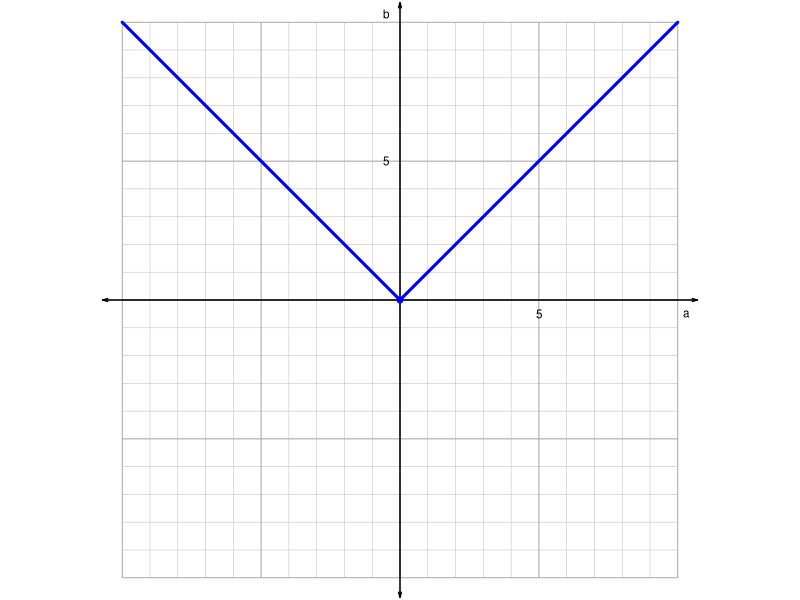
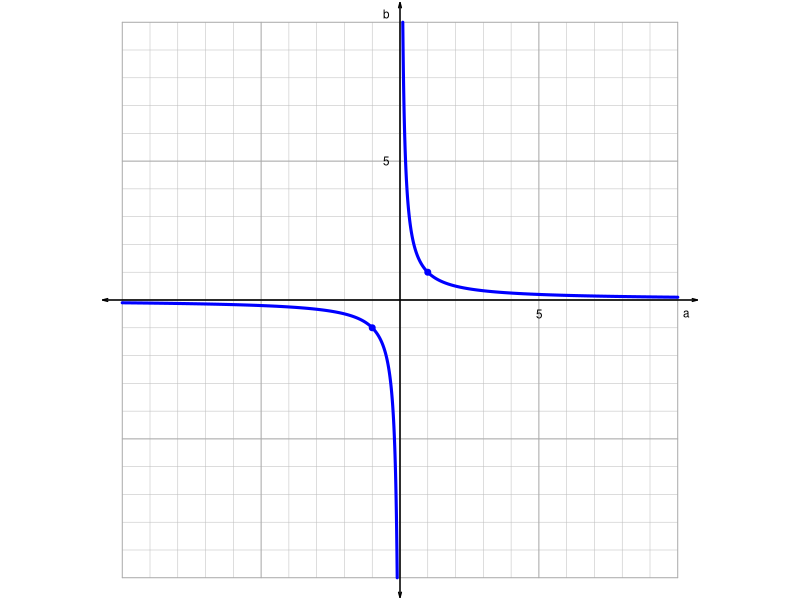
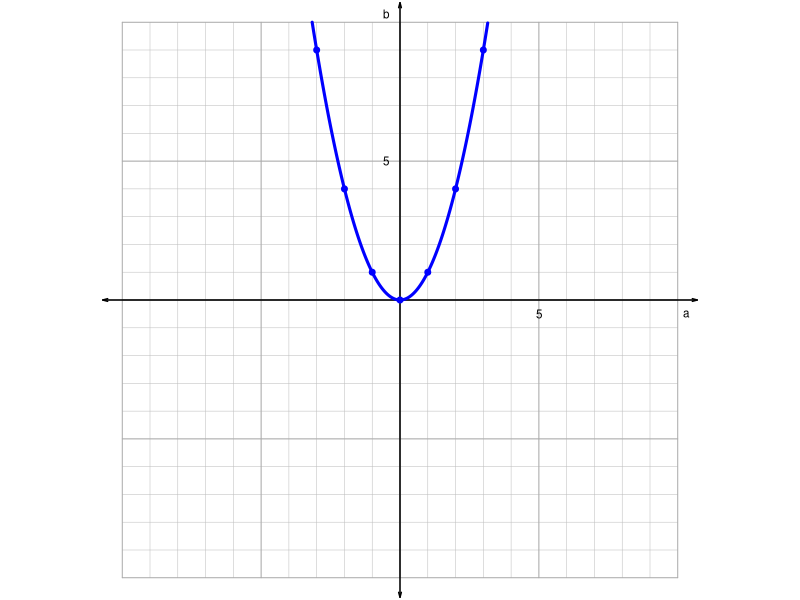
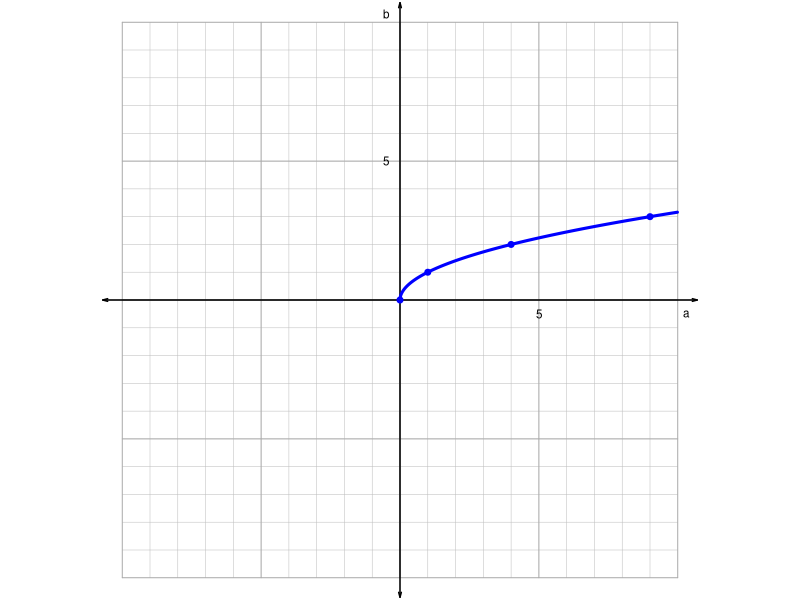
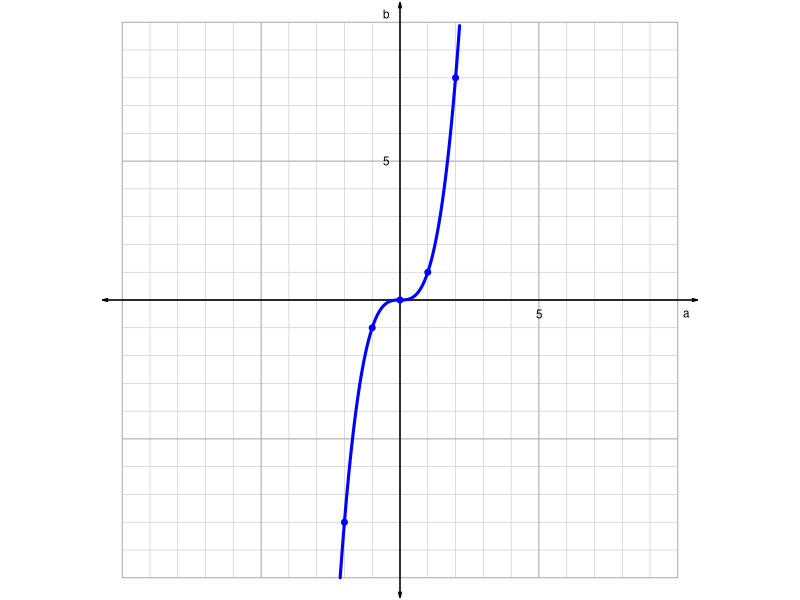
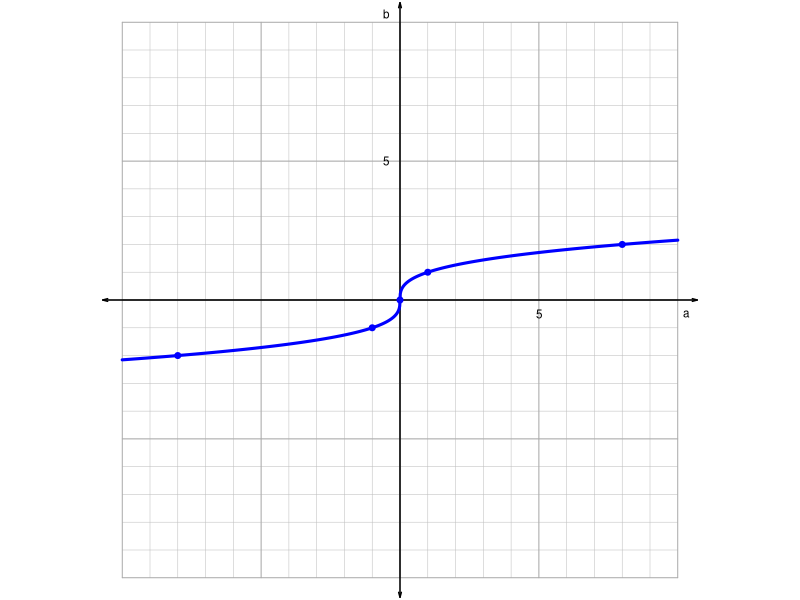
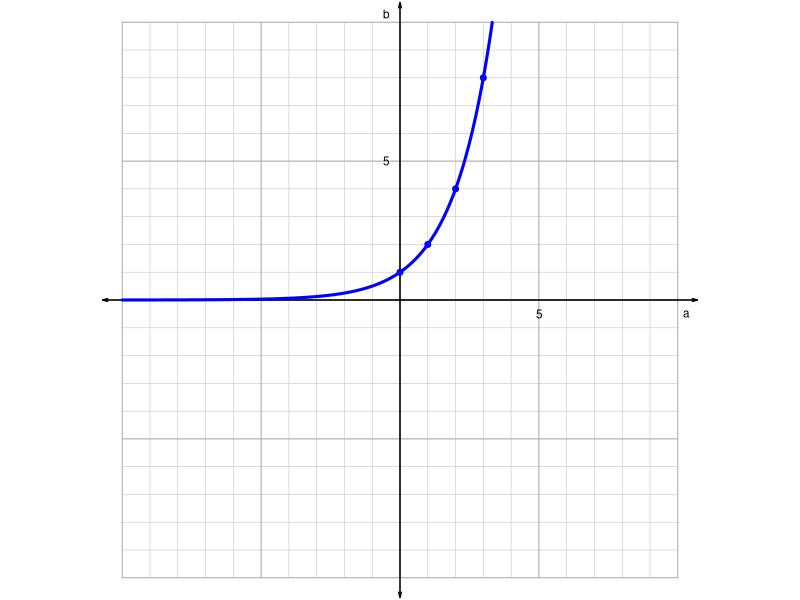
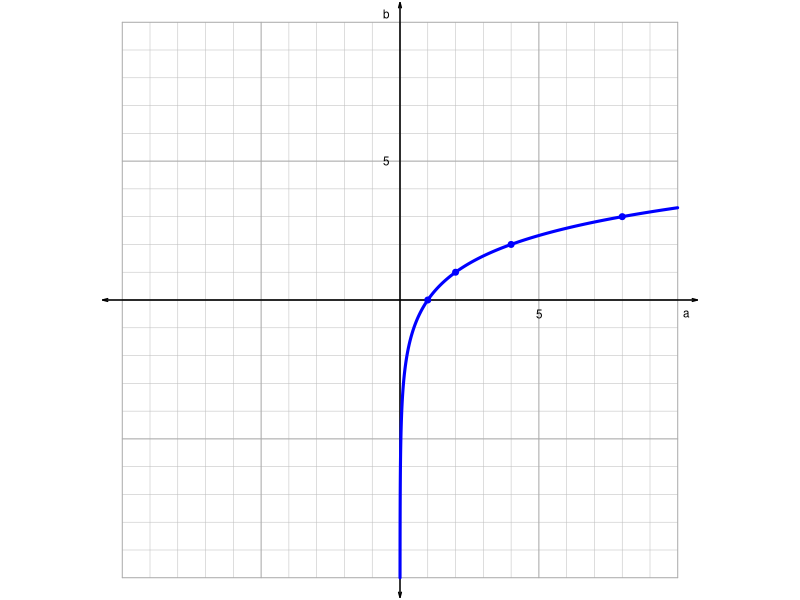

Reproduce these figures in R, in order.
## ---- chunk 1
fdim = 3
## ---- chunk 2
startit = function(){
    par(mar=c(0,0,0,0),oma=c(0,0,0,0),pty="s")
    plot(0,0,"n",xlim=c(-10,10),ylim=c(-10,10),axes=F,ann=F)
    for(i in -10:10){
        lines(c(-10,10),c(i,i),col="grey",lwd=0.5)
        lines(c(i,i),c(-10,10),col="grey",lwd=0.5)
    }
    for(i in seq(-10,10,5)){
        lines(c(-10,10),c(i,i),col="darkgrey",lwd=0.8)
        lines(c(i,i),c(-10,10),col="darkgrey",lwd=0.8)
    }
    arrows(-10.7,0,10.7,0,0.05,15,3,lwd=1.5)
    arrows(0,-10.7,0,10.7,0.05,15,3,lwd=1.5)
    text(5,-0.5,"5",cex=0.7)
    text(-0.5,5,"5",cex=0.7)
    text(10.3,-0.5,"a",cex=0.7)
    text(-0.5,10.3,"b",cex=0.7)
}
startit()
x = seq(-10,10,0.1)
y = abs(x)
lines(x,y,lwd=3,col="blue")
xp = 0
yp = 0
points(yp,xp,pch=19,col="blue",cex=0.8)
## ---- chunk 3
startit()
x1 = seq(-10,-1/10,0.01)
y1 = 1/x1
lines(x1,y1,lwd=3,col="blue")
x2 = seq(1/10,10,0.01)
y2 = 1/x2
lines(x2,y2,lwd=3,col="blue")
xp = c(-1,1)
yp = 1/xp
points(yp,xp,pch=19,col="blue",cex=0.8)
## ---- chunk 4
startit()
x = seq(-sqrt(10),sqrt(10),0.01)
y = x^2
lines(x,y,lwd=3,col="blue")
xp = -3:3
yp = xp^2
points(xp,yp,pch=19,col="blue",cex=0.8)
## ---- chunk 5
startit()
x = seq(0,sqrt(10),0.01)
y = x^2
lines(y,x,lwd=3,col="blue")
xp = 0:3
yp = xp^2
points(yp,xp,pch=19,col="blue",cex=0.8)
## ---- chunk 6
startit()
x = seq(-10^(1/3),10^(1/3),0.01)
y = x^3
lines(x,y,lwd=3,col="blue")
xp = -2:2
yp = xp^3
points(xp,yp,pch=19,col="blue",cex=0.8)
## ---- chunk 7
startit()
x = seq(-10,10,0.01)
y = sign(x)*abs(x)^(1/3)
lines(x,y,lwd=3,col="blue")
xp = c(-8,-1,0,1,8)
yp = sign(xp)*abs(xp)^(1/3)
points(xp,yp,pch=19,col="blue",cex=0.8)
## ---- chunk 8
startit()
x = seq(-10,log(10)/log(2),0.001)
y = 2^x
lines(x,y,lwd=3,col="blue")
xp = c(0,1,2,3)
yp = 2^xp
points(xp,yp,pch=19,col="blue",cex=0.8)
## ---- chunk 9
startit()
x = seq(-10,log(10)/log(2),0.001)
y = 2^x
lines(y,x,lwd=3,col="blue")
xp = c(0,1,2,3)
yp = 2^xp
points(yp,xp,pch=19,col="blue",cex=0.8)
